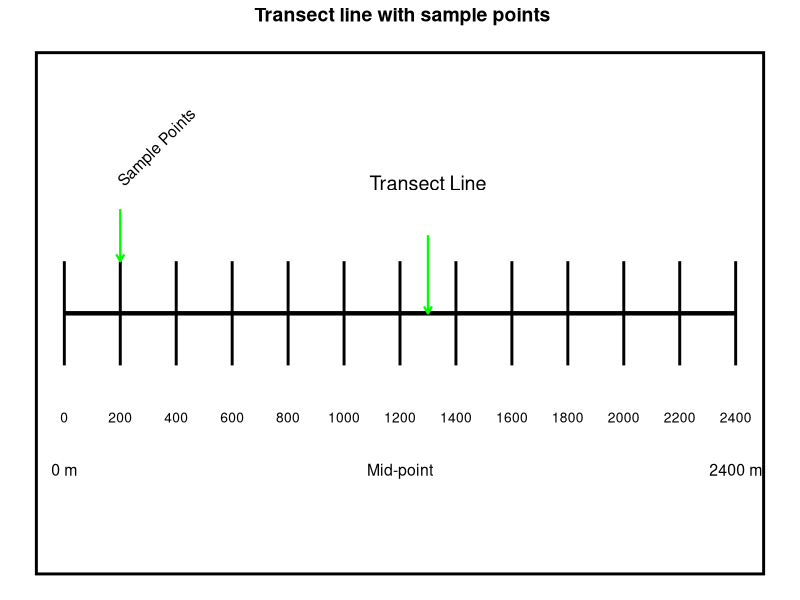

Here is the R script that generated this plot:
## ---- chunk 1
# Load necessary library
library(ggplot2)

# Define parameters for the transect
start <- 0         # Starting point of the transect
end <- 2400        # Ending point
spacing <- 200     # Distance between sample points
mid_point <- 1300  # Position for the "Transect Line" pointer

# Data for labels at intervals along the transect
interval_labels <- data.frame(
  x = seq(start, end, by = spacing),
  y = rep(-0.4, length(seq(start, end, by = spacing))), # Position below the transect
  text = seq(start, end, by = spacing) # Numbers at intervals
)

# Data for key labels (start, midpoint, end)
labels <- data.frame(
  x = c(start, (start + end) / 2, end),
  y = c(0, 0, 0),
  text = c("0 m", "Mid-point", "2400 m")
)

# Create the plot
  ggplot() +
  # Draw the transect line
  geom_segment(aes(x = start, xend = end, y = 0, yend = 0), size = 1.5) +
  
  # Add sample points (tick marks)
  geom_segment(aes(x = seq(start, end, by = spacing), 
                   xend = seq(start, end, by = spacing), 
                   y = -0.2, yend = 0.2), size = 1) +
  
  # Add labels at intervals
  geom_text(data = interval_labels, aes(x = x, y = y, label = text), size = 3.5) +
  
  # Add labels for start, mid-point, and end
  geom_text(data = labels, aes(x = x, y = -0.6, label = text), size = 4) +
  
  # Arrow and label for "Transect Line" (placed at 1300 m, green color)
  geom_segment(aes(x = mid_point, xend = mid_point, y = 0.3, yend = 0), 
               arrow = arrow(length = unit(0.2, "cm")), size = 0.8, color = "green") +
  annotate("text", x = mid_point, y = 0.5, label = "Transect Line", size = 5) +
  
  # Shortened arrow and label for "Sample Points" (diagonally, green color)
  geom_segment(aes(x = start + spacing, xend = start + spacing, y = 0.4, yend = 0.2), 
               arrow = arrow(length = unit(0.2, "cm")), size = 0.8, color = "green") +
  annotate("text", x = start + spacing, y = 0.5, label = "Sample Points", size = 4, 
           angle = 45, hjust = 0) +
  
  # Box around the diagram
  annotate("rect", xmin = start - 100, xmax = end + 100, ymin = -1, ymax = 1, 
           color = "black", fill = NA, size = 1) +
  
  # Minimalist theme
  theme_void() +
  labs(title = " Transect line with sample points") +
  theme(plot.title = element_text(hjust = 0.5, size = 14, face = "bold"))
